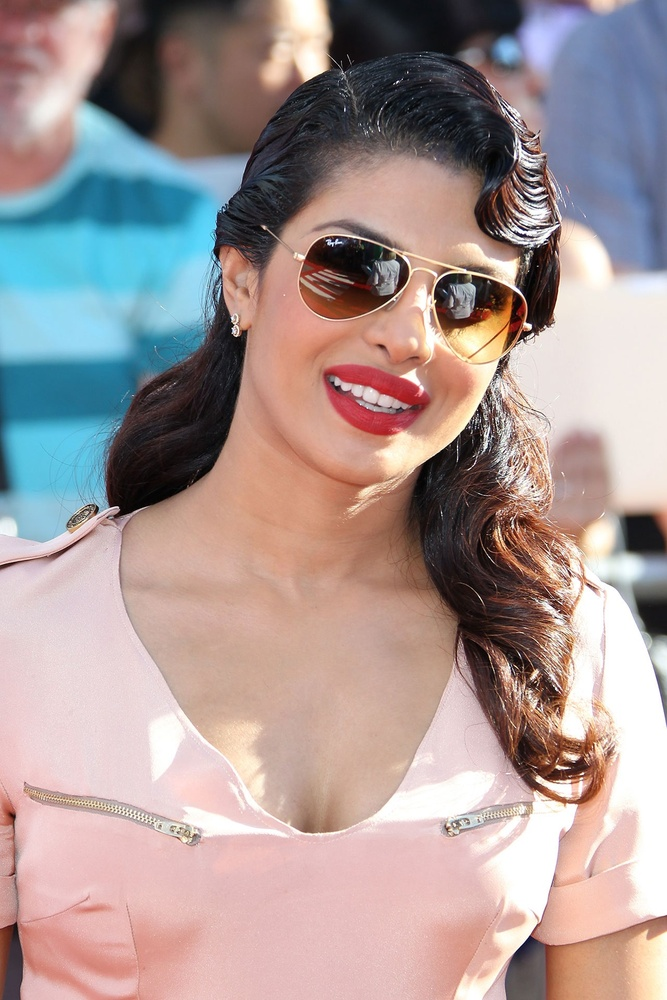
#> input picture extra/files/images/Priyanka.jpg, 667 x 1000 px, shrunk from 1280 x 1920 before the run, given in place of images(1).jpeg, which was not available
$ python blur_detection.py   (older library calls are emulated)
#> lines starting #> are read from the running program, lines starting #| are printed output that depends on the picture; after the words box and inside, x2 and y2 are one past the last pixel; in counts of white or black regions, pixels touching at a corner belong together; pictures that were not available may be replaced by others from this repository, and a replacement may not be noted
#importing packages
import cv2
import time
from imutils import paths
import argparse

s_time = time.time()
def variance_of_laplacian(image):
	# compute the Laplacian of the image and then return the focus
	# measure, which is simply the variance of the Laplacian
	return cv2.Laplacian(image, cv2.CV_64F).var()

# construct the argument parse and parse the arguments
ap = argparse.ArgumentParser()

#image path
#ap.add_argument("-i", "--images", required=True,
#	help="path to input directory of images")

ap.add_argument("-t", "--threshold", type=float, default=100.0,
	help="focus measures that fall below this value will be considered 'blurry'")
args = vars(ap.parse_args())


# load the image, convert it to grayscale, and compute the
# focus measure of the image using the Variance of Laplacian
# method
image = cv2.imread("./images(1).jpeg")
#> image is the input picture: shape (1000, 667, 3); mean B, G, R 150.3, 152.1, 168.5
gray = cv2.cvtColor(image, cv2.COLOR_BGR2GRAY)
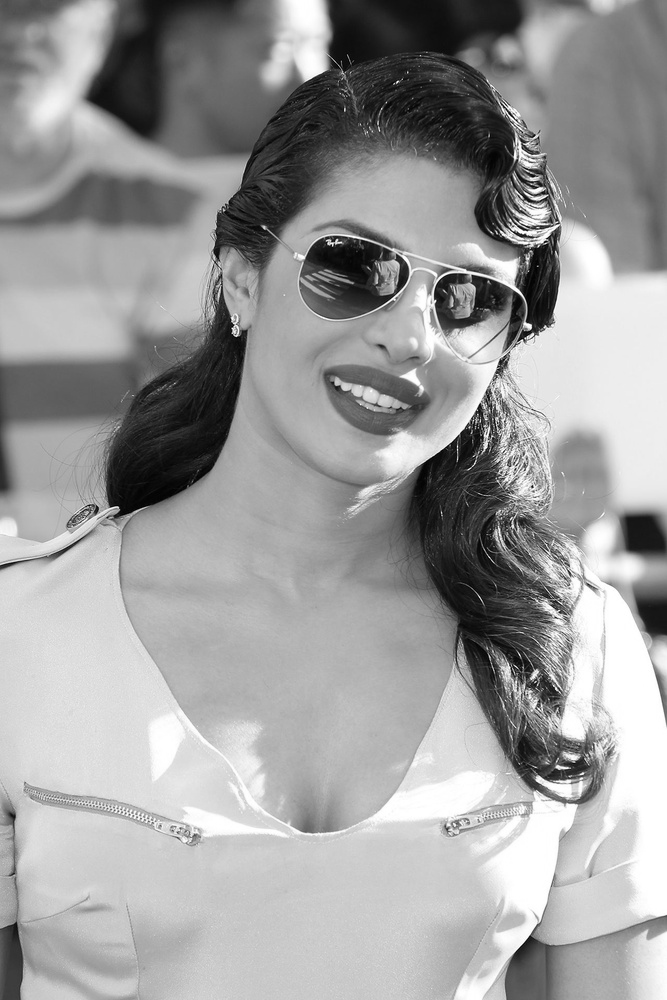
#> gray: shape (1000, 667); min 0, max 255, mean 156.8
fm = variance_of_laplacian(gray)
#> fm = 1250.9
text = "Not Blurry"
# if the focus measure is less than the supplied threshold,
# then the image should be considered "blurry"
if fm < args["threshold"]:
        text = "Blurry"
# show the image
cv2.putText(image, "{}: {:.2f}".format(text, fm), (10, 30),
        cv2.FONT_HERSHEY_SIMPLEX, 0.8, (0, 0, 255), 3)
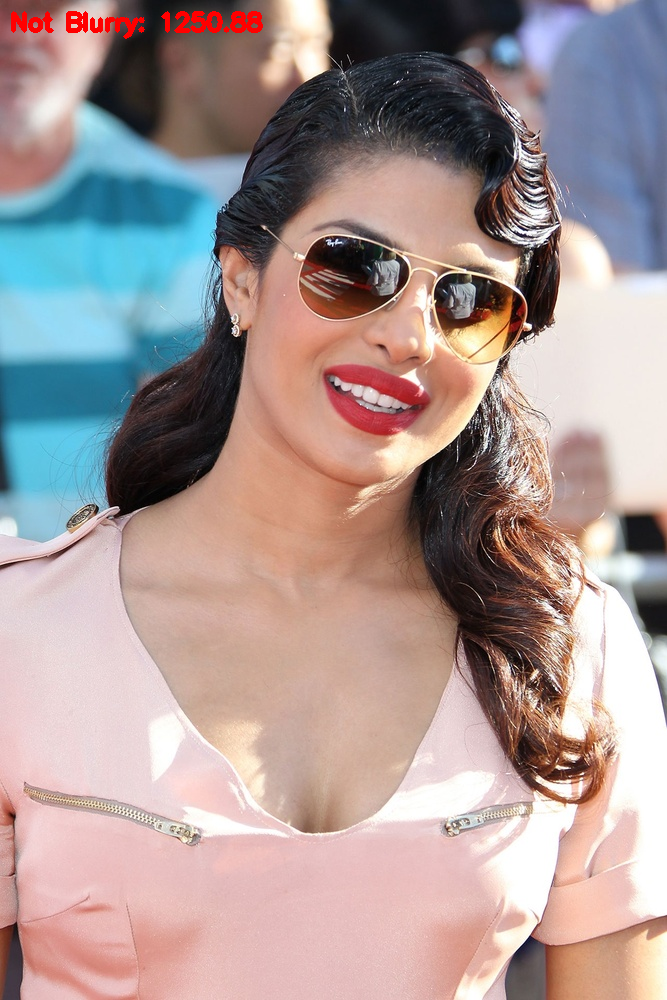
#> image: shape (1000, 667, 3); 0.43% of pixels changed, all inside (x1, y1, x2, y2) = (11, 11, 263, 39)
cv2.imshow("Image", image)
key = cv2.waitKey(0)
#> (key Esc is pressed here)

$ run again, on extra/files/images/eyes.jpg
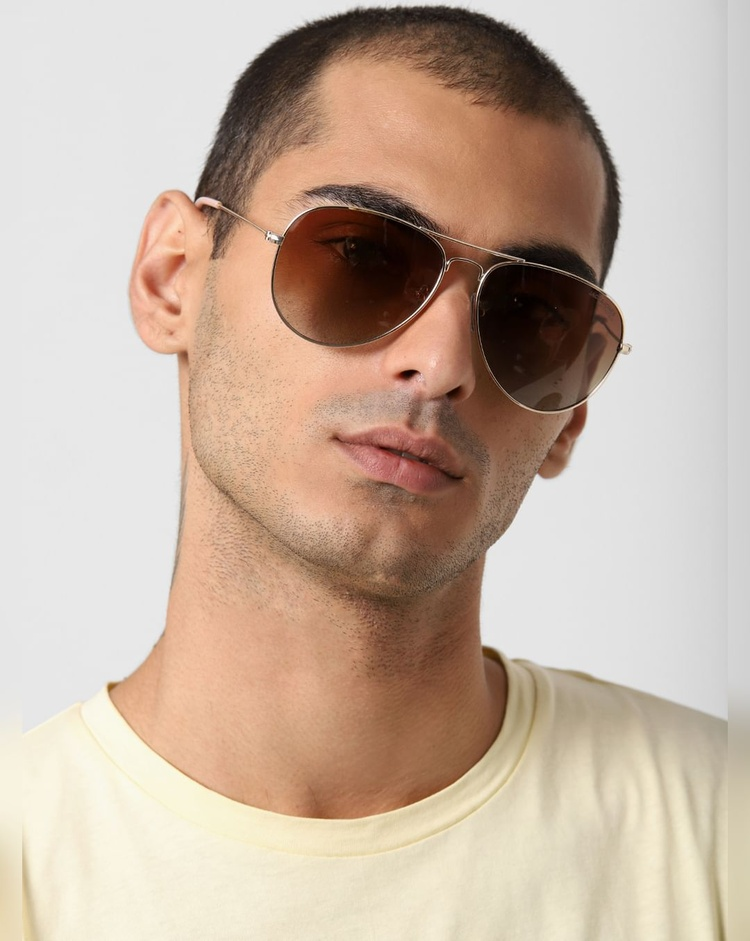
#> input picture extra/files/images/eyes.jpg, 750 x 941 px, shrunk from 1080 x 1355 before the run, given in place of images(1).jpeg, which was not available
#> image is the input picture: shape (941, 750, 3); mean B, G, R 162.5, 178, 197.8
#> `gray = cv2.cvtColor(image, cv2.COLOR_BGR2GRAY)`:
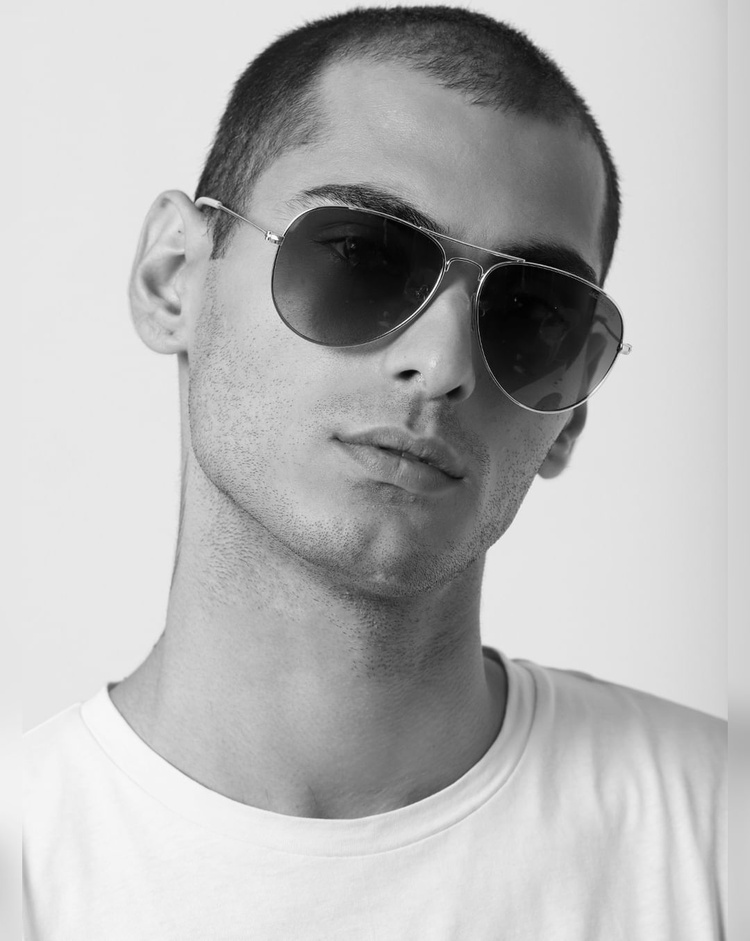
#> gray: shape (941, 750); min 1, max 255, mean 182.2
#> fm = 255.5
#> `cv2.putText(image, "{}: {:.2f}".format(text, fm), (10, 30), cv2.FONT_H..`:
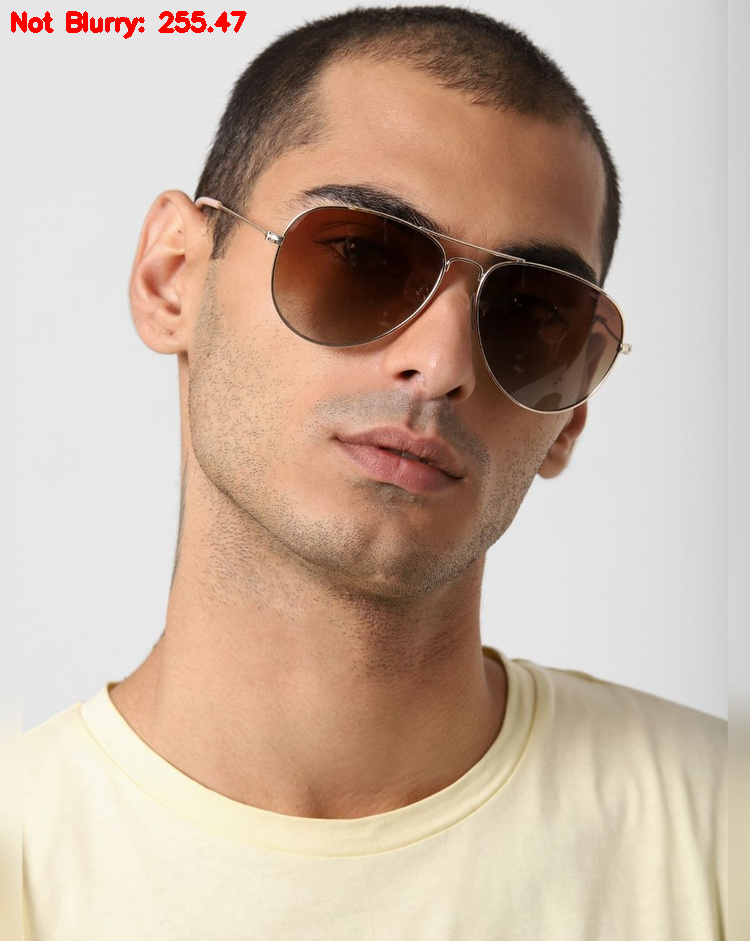
#> image: shape (941, 750, 3); 0.36% of pixels changed, all inside (x1, y1, x2, y2) = (11, 11, 247, 39)
